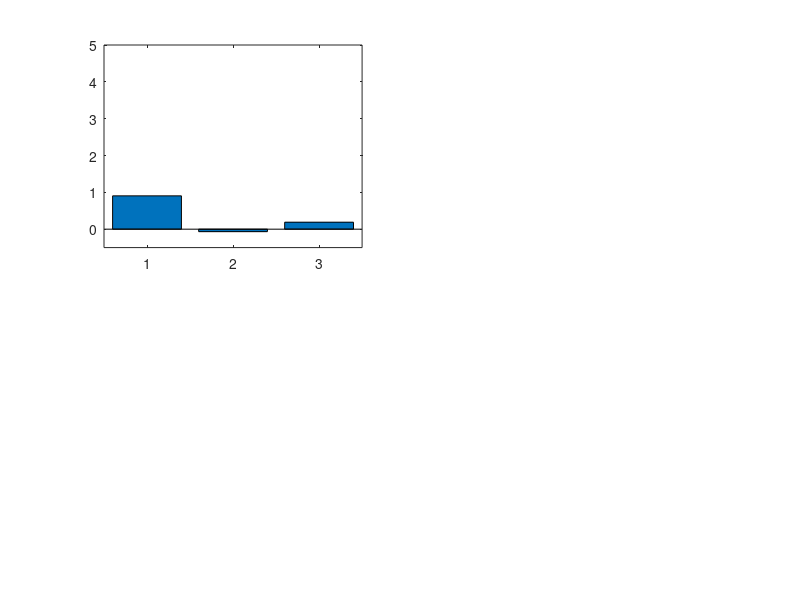

Write the MATLAB code that produced this figure. (Note: this script raises an error after producing the figure.)
softmaxInvT = 3;
barWidth = 0.5;
barColor = [0 0 0];
Qpre = [1 0];
pA_pre = exp(softmaxInvT * Qpre) ./ sum(exp(softmaxInvT * Qpre));
gain = nan(3,1);
PS = nan(3,1);
figure(1); clf;

Qpost = [...
    -1 0;
    0.5 0;
    4 0];
for i=1:size(Qpost,1)
    pA_post = exp(softmaxInvT * Qpost(i,:)) ./ sum(exp(softmaxInvT * Qpost(i,:)));
    EVpre = sum(pA_pre .* Qpost(i,:),2);
    EVpost = sum(pA_post .* Qpost(i,:),2);
    gain(i) = EVpost-EVpre;
    PS(i) = abs(Qpost(i,1)-Qpre(1));
end
subplot(2,2,1); b1=bar(gain); ylim([-0.5 5]); b1.Parent.XTickLabel={'-1.0','0.5','4.0'}; b1.Parent.YTick = [0 1]; grid on; title('Update Q_1')
ylabel(sprintf('Prioritized\nReplay'))
ylabel(sprintf('Gain_{replay}'))
xlabel('Q-value after update')
subplot(2,2,3); b3=bar(PS); ylim([-0.5 5]); b3.Parent.XTickLabel={'-1.0','0.5','4.0'}; b3.Parent.YTick = [0 2]; grid on; %title('Update Q_1')
%ylabel(sprintf('Prioritized\nSweeping'))
ylabel(sprintf('Gain_{PE}'))
xlabel('Q-value after update')
set(b1,'FaceColor',barColor,'BarWidth',barWidth)
set(b3,'FaceColor',barColor,'BarWidth',barWidth)


Qpost = [...
    1 -1;
    1 0.5;
    1 4];
for i=1:size(Qpost,1)
    pA_post = exp(softmaxInvT * Qpost(i,:)) ./ sum(exp(softmaxInvT * Qpost(i,:)));
    EVpre = sum(pA_pre .* Qpost(i,:),2);
    EVpost = sum(pA_post .* Qpost(i,:),2);
    gain(i) = EVpost-EVpre;
    PS(i) = abs(Qpost(i,2)-Qpre(2));
end
subplot(2,2,2); b2=bar(gain); ylim([-0.5 5]); b2.Parent.XTickLabel={'-1.0','0.5','4.0'}; b2.Parent.YTick = [0 1]; grid on; title('Update Q_2')
xlabel('Q-value after update')
subplot(2,2,4); b4=bar(PS); ylim([-0.5 5]); b4.Parent.XTickLabel={'-1.0','0.5','4.0'}; b4.Parent.YTick = [0 2]; grid on; %title('Q_2=0')
xlabel('Q-value after update')
set(b2,'FaceColor',barColor,'BarWidth',barWidth)
set(b4,'FaceColor',barColor,'BarWidth',barWidth)
set(gcf, 'Position',[350   644   360   383])

%[ax4,h3]=suplabel('super Title'  ,'t');
suptitle('Original Q-values: [Q_1,Q_2] = [1,0]')
